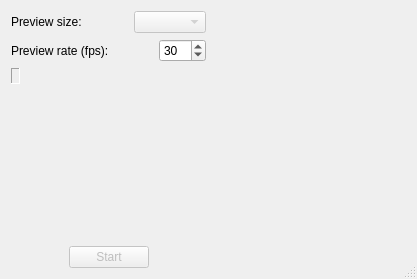
<?xml version="1.0" encoding="UTF-8"?>
<ui version="4.0">
 <class>ArTestDlgClass</class>
 <widget class="QDialog" name="ArTestDlgClass">
  <property name="geometry">
   <rect>
    <x>0</x>
    <y>0</y>
    <width>417</width>
    <height>279</height>
   </rect>
  </property>
  <property name="sizePolicy">
   <sizepolicy hsizetype="Minimum" vsizetype="Minimum">
    <horstretch>0</horstretch>
    <verstretch>0</verstretch>
   </sizepolicy>
  </property>
  <property name="windowTitle">
   <string>ArTestDlg</string>
  </property>
  <property name="windowIcon">
   <iconset resource="lib_ar_gui_test.qrc">
    <normaloff>:/ArTestDlg/lib_ar_gui_test.ico</normaloff>:/ArTestDlg/lib_ar_gui_test.ico</iconset>
  </property>
  <property name="sizeGripEnabled">
   <bool>true</bool>
  </property>
  <layout class="QHBoxLayout" name="horizontalLayout_5">
   <property name="sizeConstraint">
    <enum>QLayout::SetDefaultConstraint</enum>
   </property>
   <item>
    <layout class="QVBoxLayout" name="verticalLayout">
     <property name="sizeConstraint">
      <enum>QLayout::SetDefaultConstraint</enum>
     </property>
     <item>
      <layout class="QHBoxLayout" name="horizontalLayout">
       <item>
        <widget class="QLabel" name="label">
         <property name="text">
          <string>Preview size:</string>
         </property>
        </widget>
       </item>
       <item>
        <spacer name="horizontalSpacer_3">
         <property name="orientation">
          <enum>Qt::Horizontal</enum>
         </property>
         <property name="sizeType">
          <enum>QSizePolicy::Expanding</enum>
         </property>
         <property name="sizeHint" stdset="0">
          <size>
           <width>40</width>
           <height>20</height>
          </size>
         </property>
        </spacer>
       </item>
       <item>
        <widget class="QComboBox" name="m_PreviewSize">
         <property name="enabled">
          <bool>false</bool>
         </property>
         <property name="sizeAdjustPolicy">
          <enum>QComboBox::AdjustToContents</enum>
         </property>
        </widget>
       </item>
      </layout>
     </item>
     <item>
      <layout class="QHBoxLayout" name="horizontalLayout_4">
       <item>
        <widget class="QLabel" name="label_3">
         <property name="text">
          <string>Preview rate (fps):</string>
         </property>
        </widget>
       </item>
       <item>
        <spacer name="horizontalSpacer_4">
         <property name="orientation">
          <enum>Qt::Horizontal</enum>
         </property>
         <property name="sizeType">
          <enum>QSizePolicy::Expanding</enum>
         </property>
         <property name="sizeHint" stdset="0">
          <size>
           <width>40</width>
           <height>20</height>
          </size>
         </property>
        </spacer>
       </item>
       <item>
        <widget class="QSpinBox" name="m_PreviewRate">
         <property name="minimum">
          <number>1</number>
         </property>
         <property name="maximum">
          <number>100</number>
         </property>
         <property name="value">
          <number>30</number>
         </property>
        </widget>
       </item>
      </layout>
     </item>
     <item>
      <widget class="QLabel" name="m_MarkerPreview">
       <property name="sizePolicy">
        <sizepolicy hsizetype="Fixed" vsizetype="Fixed">
         <horstretch>0</horstretch>
         <verstretch>0</verstretch>
        </sizepolicy>
       </property>
       <property name="frameShape">
        <enum>QFrame::Panel</enum>
       </property>
       <property name="frameShadow">
        <enum>QFrame::Sunken</enum>
       </property>
       <property name="text">
        <string/>
       </property>
       <property name="textFormat">
        <enum>Qt::PlainText</enum>
       </property>
      </widget>
     </item>
     <item>
      <spacer name="verticalSpacer">
       <property name="orientation">
        <enum>Qt::Vertical</enum>
       </property>
       <property name="sizeHint" stdset="0">
        <size>
         <width>20</width>
         <height>40</height>
        </size>
       </property>
      </spacer>
     </item>
     <item>
      <layout class="QHBoxLayout" name="horizontalLayout_3">
       <item>
        <spacer name="horizontalSpacer_2">
         <property name="orientation">
          <enum>Qt::Horizontal</enum>
         </property>
         <property name="sizeType">
          <enum>QSizePolicy::Expanding</enum>
         </property>
         <property name="sizeHint" stdset="0">
          <size>
           <width>40</width>
           <height>20</height>
          </size>
         </property>
        </spacer>
       </item>
       <item>
        <widget class="QPushButton" name="m_StartStop">
         <property name="enabled">
          <bool>false</bool>
         </property>
         <property name="sizePolicy">
          <sizepolicy hsizetype="Minimum" vsizetype="Fixed">
           <horstretch>0</horstretch>
           <verstretch>0</verstretch>
          </sizepolicy>
         </property>
         <property name="text">
          <string>Start</string>
         </property>
         <property name="flat">
          <bool>false</bool>
         </property>
        </widget>
       </item>
       <item>
        <spacer name="horizontalSpacer">
         <property name="orientation">
          <enum>Qt::Horizontal</enum>
         </property>
         <property name="sizeType">
          <enum>QSizePolicy::Expanding</enum>
         </property>
         <property name="sizeHint" stdset="0">
          <size>
           <width>40</width>
           <height>20</height>
          </size>
         </property>
        </spacer>
       </item>
      </layout>
     </item>
    </layout>
   </item>
   <item>
    <widget class="PreviewWidget" name="m_VideoPreview" native="true"/>
   </item>
   <item>
    <spacer name="horizontalSpacer_5">
     <property name="orientation">
      <enum>Qt::Horizontal</enum>
     </property>
     <property name="sizeHint" stdset="0">
      <size>
       <width>40</width>
       <height>20</height>
      </size>
     </property>
    </spacer>
   </item>
  </layout>
 </widget>
 <layoutdefault spacing="6" margin="11"/>
 <customwidgets>
  <customwidget>
   <class>PreviewWidget</class>
   <extends>QWidget</extends>
   <header>PreviewWidget.h</header>
   <container>1</container>
  </customwidget>
 </customwidgets>
 <resources>
  <include location="lib_ar_gui_test.qrc"/>
 </resources>
 <connections/>
</ui>
